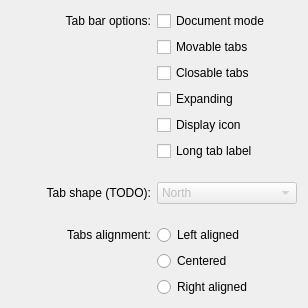
<?xml version="1.0" encoding="UTF-8"?>
<ui version="4.0">
 <class>TabBarForm</class>
 <widget class="QWidget" name="TabBarForm">
  <property name="geometry">
   <rect>
    <x>0</x>
    <y>0</y>
    <width>308</width>
    <height>308</height>
   </rect>
  </property>
  <property name="sizePolicy">
   <sizepolicy hsizetype="Fixed" vsizetype="Fixed">
    <horstretch>0</horstretch>
    <verstretch>0</verstretch>
   </sizepolicy>
  </property>
  <property name="windowTitle">
   <string>Form</string>
  </property>
  <layout class="QGridLayout" name="gridLayout_2">
   <item row="0" column="0">
    <layout class="QGridLayout" name="gridLayout">
     <item row="7" column="1">
      <widget class="QComboBox" name="shapeComboBox">
       <property name="enabled">
        <bool>false</bool>
       </property>
       <item>
        <property name="text">
         <string>North</string>
        </property>
       </item>
       <item>
        <property name="text">
         <string>South</string>
        </property>
       </item>
       <item>
        <property name="text">
         <string>West</string>
        </property>
       </item>
       <item>
        <property name="text">
         <string>East</string>
        </property>
       </item>
      </widget>
     </item>
     <item row="8" column="0">
      <spacer name="verticalSpacer">
       <property name="orientation">
        <enum>Qt::Vertical</enum>
       </property>
       <property name="sizeHint" stdset="0">
        <size>
         <width>20</width>
         <height>12</height>
        </size>
       </property>
      </spacer>
     </item>
     <item row="0" column="0">
      <widget class="QLabel" name="label_2">
       <property name="text">
        <string>Tab bar options:</string>
       </property>
       <property name="alignment">
        <set>Qt::AlignRight|Qt::AlignTrailing|Qt::AlignVCenter</set>
       </property>
      </widget>
     </item>
     <item row="0" column="1">
      <widget class="QCheckBox" name="documentModeButton">
       <property name="text">
        <string>Document mode</string>
       </property>
      </widget>
     </item>
     <item row="2" column="1">
      <widget class="QCheckBox" name="closableTabsButton">
       <property name="text">
        <string>Closable tabs</string>
       </property>
      </widget>
     </item>
     <item row="9" column="1">
      <widget class="QRadioButton" name="leftAlignedButton">
       <property name="text">
        <string>Left aligned</string>
       </property>
       <attribute name="buttonGroup">
        <string notr="true">textAlignmentGroup</string>
       </attribute>
      </widget>
     </item>
     <item row="1" column="1">
      <widget class="QCheckBox" name="movableTabsButton">
       <property name="text">
        <string>Movable tabs</string>
       </property>
      </widget>
     </item>
     <item row="7" column="0">
      <widget class="QLabel" name="label_3">
       <property name="text">
        <string>Tab shape (TODO):</string>
       </property>
       <property name="alignment">
        <set>Qt::AlignRight|Qt::AlignTrailing|Qt::AlignVCenter</set>
       </property>
      </widget>
     </item>
     <item row="3" column="1">
      <widget class="QCheckBox" name="expandingTabsButton">
       <property name="text">
        <string>Expanding</string>
       </property>
      </widget>
     </item>
     <item row="9" column="0">
      <widget class="QLabel" name="label">
       <property name="text">
        <string>Tabs alignment:</string>
       </property>
       <property name="alignment">
        <set>Qt::AlignRight|Qt::AlignTrailing|Qt::AlignVCenter</set>
       </property>
      </widget>
     </item>
     <item row="6" column="1">
      <spacer name="verticalSpacer_2">
       <property name="orientation">
        <enum>Qt::Vertical</enum>
       </property>
       <property name="sizeHint" stdset="0">
        <size>
         <width>20</width>
         <height>12</height>
        </size>
       </property>
      </spacer>
     </item>
     <item row="4" column="1">
      <widget class="QCheckBox" name="displayIconButton">
       <property name="text">
        <string>Display icon</string>
       </property>
      </widget>
     </item>
     <item row="10" column="1">
      <widget class="QRadioButton" name="centeredButton">
       <property name="text">
        <string>Centered</string>
       </property>
       <attribute name="buttonGroup">
        <string notr="true">textAlignmentGroup</string>
       </attribute>
      </widget>
     </item>
     <item row="11" column="1">
      <widget class="QRadioButton" name="rightAlignedButton">
       <property name="text">
        <string>Right aligned</string>
       </property>
       <attribute name="buttonGroup">
        <string notr="true">textAlignmentGroup</string>
       </attribute>
      </widget>
     </item>
     <item row="5" column="1">
      <widget class="QCheckBox" name="longLabelButton">
       <property name="text">
        <string>Long tab label</string>
       </property>
      </widget>
     </item>
    </layout>
   </item>
  </layout>
 </widget>
 <resources/>
 <connections/>
 <buttongroups>
  <buttongroup name="textAlignmentGroup"/>
 </buttongroups>
</ui>
